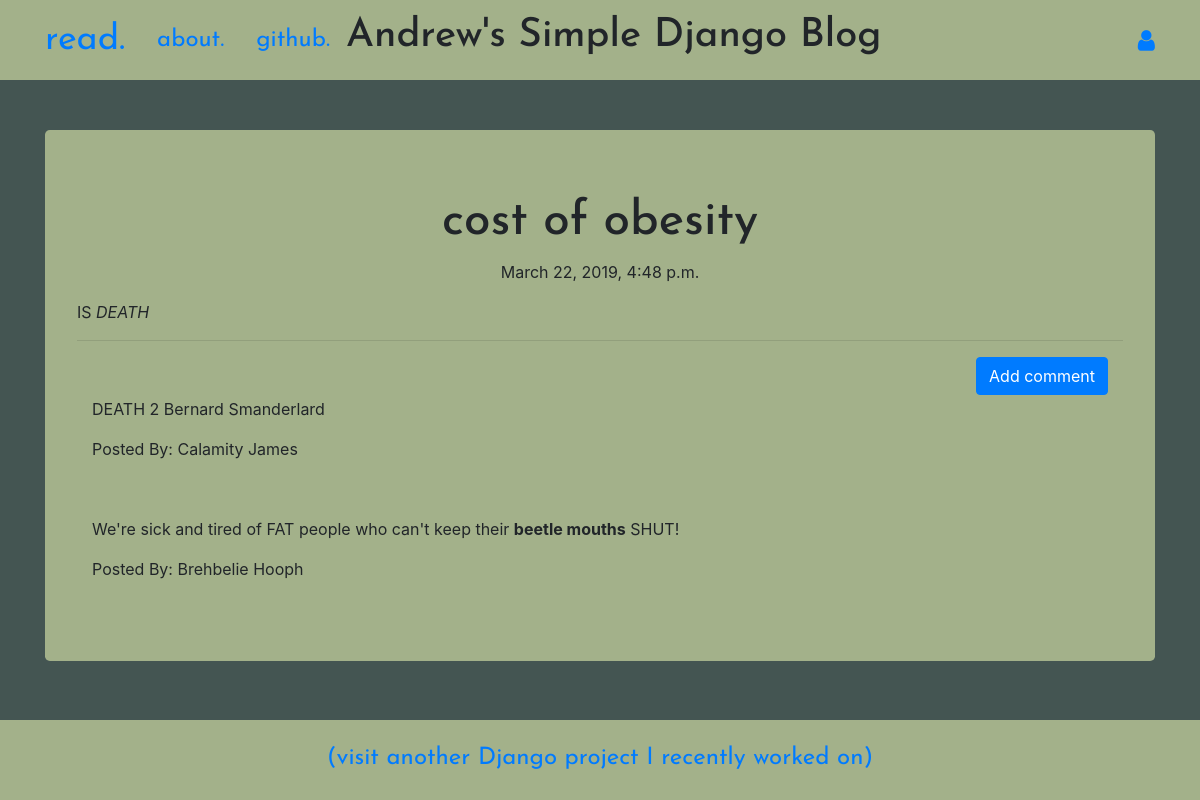
Screenshot of /post/3 with the database file from the repository.
### blog/models.py (models this page shows, shortened)
class Post(models.Model):
    author = models.ForeignKey('auth.User', on_delete=models.CASCADE)
    title = models.CharField(max_length=200)
    text = models.TextField()
    created_date = models.DateTimeField(default=timezone.now)
    published_date = models.DateTimeField(blank=True, null=True) # can be blank if you don't want to publish it yet or
    def publish(self):
        self.published_date = timezone.now()
        self.save()

class Comment(models.Model):
    post = models.ForeignKey('blog.Post', related_name='comments', on_delete=models.CASCADE)
    author = models.CharField(max_length=200)
    text = models.TextField()
    created_date = models.DateTimeField(default=timezone.now)
    approved_comment = models.BooleanField(default=False)

### blog/views.py (the view)
# urls.py: path('post/<int:pk>', views.PostDetailView.as_view(), name='post_detail'),
class PostDetailView(DetailView):
    model = Post

### blog/templates/blog/post_detail.html (shortened to what this page needs)
{% extends 'blog/base.html' %}
{% block content %}
<div class="jumbotron">
<h1 class="posttitle loader">{{post.title}}</h1>
{% if post.published_date %}
<div class="date postdate">
    {{post.published_date}}
</div>
{% else %}
<a class="btn btn-primary" href="{% url 'post_publish' pk=post.pk %}">Publish</a>
{% endif %}
<p class="postcontent">{{post.text|safe|linebreaksbr}}</p>
<hr>
<div class="container">
<a class="btn btn-primary btn-comment" href="{% url 'add_comment_to_post' pk=post.pk %}">Add comment</a>
    {% for comment in post.comments.all %}
    <br>
    {% if user.is_authenticated or comment.approved_comment %}
    <p>{{comment.text|safe|linebreaks}}</p>
    <p>Posted By: {{comment.author}}</p>
    {% endif %}
    {% empty %}
    <p>No Comments</p>
    {% endfor %}
</div>
</div>
{% endblock %}

### blog/static/css/blog.css (style rules this page uses)
body { background-color: #445552; }
.jumbotron { margin-top: 50px!important; background-color: #A3B18A; }
.postdate { text-align: center; }
.posttitle { font-family: 'Josefin Sans', sans-serif; font-size: 3em; text-align: center; }
.postcontent { font-family: 'Raleway', sans-seri; font-size: 1.5em; }
.btn-comment { float:right; display: inline-block; }
.loader { filter:hue-rotate(0deg); color: linear-gradient(45deg,#0f8,#08f); animation:hue 5000ms infinite linear; }

### rows the page displays
Post: title "cost of obesity", published_date "March 22, 2019, 4:48 p.m.", text "IS DEATH"
Comment: text "DEATH 2 Bernard Smanderlard", author "Calamity James"
Comment: text "We're sick and tired of FAT people who can't keep their beetle mouths SHUT!", author "Brehbelie Hooph"
